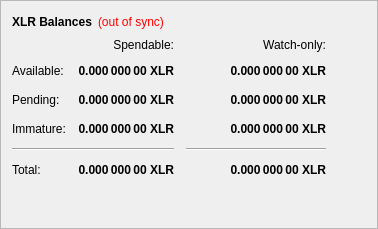
        <widget class="QFrame" name="frame">
         <property name="frameShape">
          <enum>QFrame::StyledPanel</enum>
         </property>
         <property name="frameShadow">
          <enum>QFrame::Raised</enum>
         </property>
         <layout class="QVBoxLayout" name="verticalLayout_4">
          <item>
           <layout class="QHBoxLayout" name="horizontalLayout_4">
            <item>
             <widget class="QLabel" name="label_5">
              <property name="font">
               <font>
                <weight>75</weight>
                <bold>true</bold>
               </font>
              </property>
              <property name="text">
               <string>XLR Balances</string>
              </property>
             </widget>
            </item>
            <item>
             <widget class="QLabel" name="labelWalletStatus">
              <property name="cursor">
               <cursorShape>WhatsThisCursor</cursorShape>
              </property>
              <property name="toolTip">
               <string>The displayed information may be out of date. Your wallet automatically synchronizes with the ChiliCoin network after a connection is established, but this process has not completed yet.</string>
              </property>
              <property name="styleSheet">
               <string notr="true">QLabel { color: red; }</string>
              </property>
              <property name="text">
               <string notr="true">(out of sync)</string>
              </property>
              <property name="alignment">
               <set>Qt::AlignLeading|Qt::AlignLeft|Qt::AlignVCenter</set>
              </property>
             </widget>
            </item>
            <item>
             <spacer name="horizontalSpacer_3">
              <property name="orientation">
               <enum>Qt::Horizontal</enum>
              </property>
              <property name="sizeHint" stdset="0">
               <size>
                <width>40</width>
                <height>20</height>
               </size>
              </property>
             </spacer>
            </item>
           </layout>
          </item>
          <item>
           <layout class="QGridLayout" name="gridLayout">
            <property name="spacing">
             <number>12</number>
            </property>
            <item row="2" column="2">
             <widget class="QLabel" name="labelWatchPending">
              <property name="font">
               <font>
                <weight>75</weight>
                <bold>true</bold>
               </font>
              </property>
              <property name="cursor">
               <cursorShape>IBeamCursor</cursorShape>
              </property>
              <property name="toolTip">
               <string>Unconfirmed transactions to watch-only addresses</string>
              </property>
              <property name="text">
               <string notr="true">0.000 000 00 XLR</string>
              </property>
              <property name="alignment">
               <set>Qt::AlignRight|Qt::AlignTrailing|Qt::AlignVCenter</set>
              </property>
              <property name="textInteractionFlags">
               <set>Qt::LinksAccessibleByMouse|Qt::TextSelectableByKeyboard|Qt::TextSelectableByMouse</set>
              </property>
             </widget>
            </item>
            <item row="2" column="1">
             <widget class="QLabel" name="labelUnconfirmed">
              <property name="font">
               <font>
                <weight>75</weight>
                <bold>true</bold>
               </font>
              </property>
              <property name="cursor">
               <cursorShape>IBeamCursor</cursorShape>
              </property>
              <property name="toolTip">
               <string>Total of transactions that have yet to be confirmed, and do not yet count toward the spendable balance</string>
              </property>
              <property name="text">
               <string notr="true">0.000 000 00 XLR</string>
              </property>
              <property name="alignment">
               <set>Qt::AlignRight|Qt::AlignTrailing|Qt::AlignVCenter</set>
              </property>
              <property name="textInteractionFlags">
               <set>Qt::LinksAccessibleByMouse|Qt::TextSelectableByKeyboard|Qt::TextSelectableByMouse</set>
              </property>
             </widget>
            </item>
            <item row="3" column="2">
             <widget class="QLabel" name="labelWatchImmature">
              <property name="font">
               <font>
                <weight>75</weight>
                <bold>true</bold>
               </font>
              </property>
              <property name="cursor">
               <cursorShape>IBeamCursor</cursorShape>
              </property>
              <property name="toolTip">
               <string>Staked or masternode rewards in watch-only addresses that has not yet matured</string>
              </property>
              <property name="text">
               <string notr="true">0.000 000 00 XLR</string>
              </property>
              <property name="alignment">
               <set>Qt::AlignRight|Qt::AlignTrailing|Qt::AlignVCenter</set>
              </property>
              <property name="textInteractionFlags">
               <set>Qt::LinksAccessibleByMouse|Qt::TextSelectableByKeyboard|Qt::TextSelectableByMouse</set>
              </property>
             </widget>
            </item>
            <item row="4" column="0" colspan="2">
             <widget class="Line" name="lineSpendableBalance">
              <property name="orientation">
               <enum>Qt::Horizontal</enum>
              </property>
             </widget>
            </item>
            <item row="4" column="2">
             <widget class="Line" name="lineWatchBalance">
              <property name="sizePolicy">
               <sizepolicy hsizetype="Preferred" vsizetype="Fixed">
                <horstretch>0</horstretch>
                <verstretch>0</verstretch>
               </sizepolicy>
              </property>
              <property name="minimumSize">
               <size>
                <width>140</width>
                <height>0</height>
               </size>
              </property>
              <property name="orientation">
               <enum>Qt::Horizontal</enum>
              </property>
             </widget>
            </item>
            <item row="5" column="0">
             <widget class="QLabel" name="labelTotalText">
              <property name="text">
               <string>Total:</string>
              </property>
             </widget>
            </item>
            <item row="3" column="1">
             <widget class="QLabel" name="labelImmature">
              <property name="font">
               <font>
                <weight>75</weight>
                <bold>true</bold>
               </font>
              </property>
              <property name="cursor">
               <cursorShape>IBeamCursor</cursorShape>
              </property>
              <property name="toolTip">
               <string>Staked or masternode rewards that has not yet matured</string>
              </property>
              <property name="text">
               <string notr="true">0.000 000 00 XLR</string>
              </property>
              <property name="alignment">
               <set>Qt::AlignRight|Qt::AlignTrailing|Qt::AlignVCenter</set>
              </property>
              <property name="textInteractionFlags">
               <set>Qt::LinksAccessibleByMouse|Qt::TextSelectableByKeyboard|Qt::TextSelectableByMouse</set>
              </property>
             </widget>
            </item>
            <item row="2" column="3">
             <spacer name="horizontalSpacer_2">
              <property name="orientation">
               <enum>Qt::Horizontal</enum>
              </property>
              <property name="sizeHint" stdset="0">
               <size>
                <width>40</width>
                <height>20</height>
               </size>
              </property>
             </spacer>
            </item>
            <item row="3" column="0">
             <widget class="QLabel" name="labelImmatureText">
              <property name="text">
               <string>Immature:</string>
              </property>
             </widget>
            </item>
            <item row="5" column="1">
             <widget class="QLabel" name="labelTotal">
              <property name="font">
               <font>
                <weight>75</weight>
                <bold>true</bold>
               </font>
              </property>
              <property name="cursor">
               <cursorShape>IBeamCursor</cursorShape>
              </property>
              <property name="toolTip">
               <string>Your current total balance</string>
              </property>
              <property name="text">
               <string notr="true">0.000 000 00 XLR</string>
              </property>
              <property name="alignment">
               <set>Qt::AlignRight|Qt::AlignTrailing|Qt::AlignVCenter</set>
              </property>
              <property name="textInteractionFlags">
               <set>Qt::LinksAccessibleByMouse|Qt::TextSelectableByKeyboard|Qt::TextSelectableByMouse</set>
              </property>
             </widget>
            </item>
            <item row="5" column="2">
             <widget class="QLabel" name="labelWatchTotal">
              <property name="font">
               <font>
                <weight>75</weight>
                <bold>true</bold>
               </font>
              </property>
              <property name="cursor">
               <cursorShape>IBeamCursor</cursorShape>
              </property>
              <property name="toolTip">
               <string>Current total balance in watch-only addresses</string>
              </property>
              <property name="text">
               <string notr="true">0.000 000 00 XLR</string>
              </property>
              <property name="alignment">
               <set>Qt::AlignRight|Qt::AlignTrailing|Qt::AlignVCenter</set>
              </property>
              <property name="textInteractionFlags">
               <set>Qt::LinksAccessibleByMouse|Qt::TextSelectableByKeyboard|Qt::TextSelectableByMouse</set>
              </property>
             </widget>
            </item>
            <item row="0" column="2">
             <widget class="QLabel" name="labelWatchonly">
              <property name="text">
               <string>Watch-only:</string>
              </property>
              <property name="alignment">
               <set>Qt::AlignRight|Qt::AlignTrailing|Qt::AlignVCenter</set>
              </property>
             </widget>
            </item>
            <item row="1" column="0">
             <widget class="QLabel" name="labelBalanceText">
              <property name="text">
               <string>Available:</string>
              </property>
             </widget>
            </item>
            <item row="1" column="1">
             <widget class="QLabel" name="labelBalance">
              <property name="font">
               <font>
                <weight>75</weight>
                <bold>true</bold>
               </font>
              </property>
              <property name="cursor">
               <cursorShape>IBeamCursor</cursorShape>
              </property>
              <property name="toolTip">
               <string>Your current spendable balance</string>
              </property>
              <property name="text">
               <string notr="true">0.000 000 00 XLR</string>
              </property>
              <property name="alignment">
               <set>Qt::AlignRight|Qt::AlignTrailing|Qt::AlignVCenter</set>
              </property>
              <property name="textInteractionFlags">
               <set>Qt::LinksAccessibleByMouse|Qt::TextSelectableByKeyboard|Qt::TextSelectableByMouse</set>
              </property>
             </widget>
            </item>
            <item row="1" column="2">
             <widget class="QLabel" name="labelWatchAvailable">
              <property name="font">
               <font>
                <weight>75</weight>
                <bold>true</bold>
               </font>
              </property>
              <property name="cursor">
               <cursorShape>IBeamCursor</cursorShape>
              </property>
              <property name="toolTip">
               <string>Your current balance in watch-only addresses</string>
              </property>
              <property name="text">
               <string notr="true">0.000 000 00 XLR</string>
              </property>
              <property name="alignment">
               <set>Qt::AlignRight|Qt::AlignTrailing|Qt::AlignVCenter</set>
              </property>
              <property name="textInteractionFlags">
               <set>Qt::LinksAccessibleByMouse|Qt::TextSelectableByKeyboard|Qt::TextSelectableByMouse</set>
              </property>
             </widget>
            </item>
            <item row="2" column="0">
             <widget class="QLabel" name="labelPendingText">
              <property name="text">
               <string>Pending:</string>
              </property>
             </widget>
            </item>
            <item row="0" column="1">
             <widget class="QLabel" name="labelSpendable">
              <property name="text">
               <string>Spendable:</string>
              </property>
              <property name="alignment">
               <set>Qt::AlignRight|Qt::AlignTrailing|Qt::AlignVCenter</set>
              </property>
             </widget>
            </item>
           </layout>
          </item>
          <item>
           <spacer name="verticalSpacer_4">
            <property name="orientation">
             <enum>Qt::Vertical</enum>
            </property>
            <property name="sizeHint" stdset="0">
             <size>
              <width>20</width>
              <height>40</height>
             </size>
            </property>
           </spacer>
          </item>
         </layout>
        </widget>
